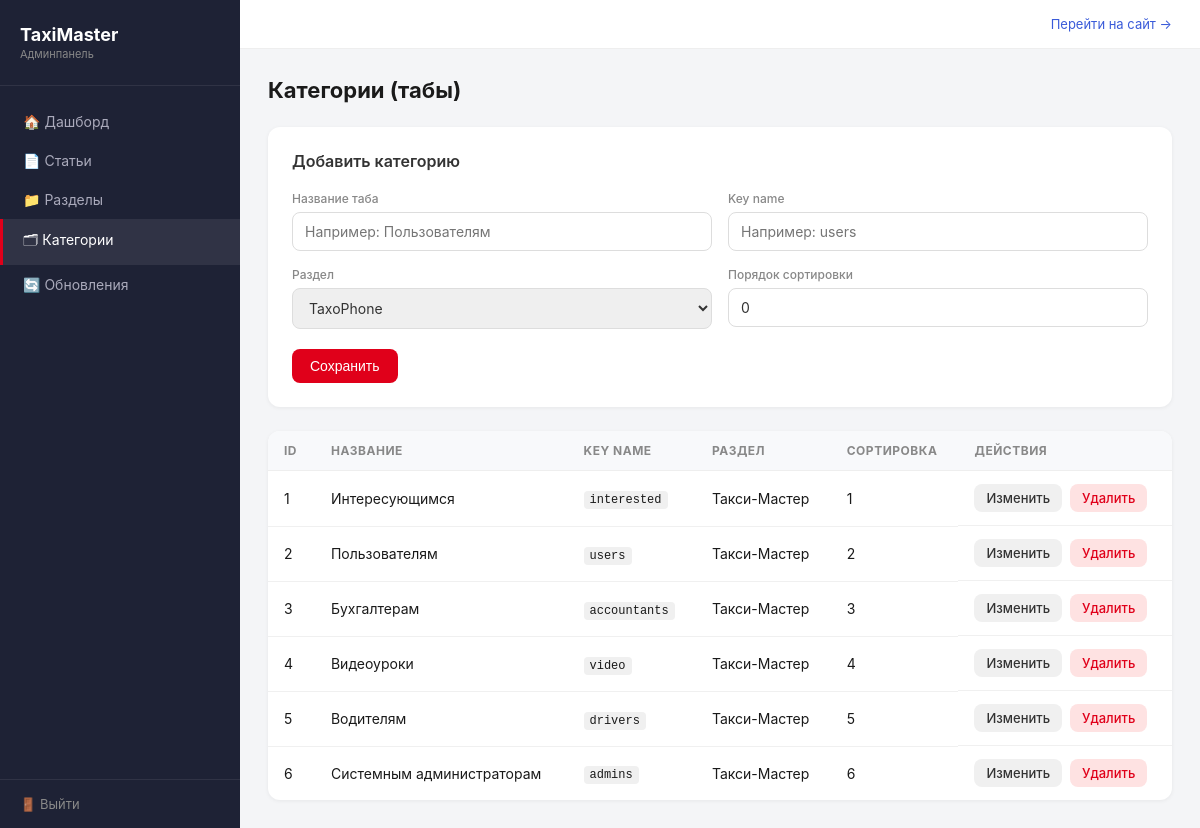
The app's page /admin/categories.php (signed in) with its own data.
### tables this page shows
CREATE TABLE `categories` (
  `id` int(11) NOT NULL,
  `section_id` int(11) NOT NULL,
  `key_name` varchar(100) NOT NULL,
  `title` varchar(255) NOT NULL,
  `sort_order` int(11) DEFAULT '0'
);

CREATE TABLE `sections` (
  `id` int(11) NOT NULL,
  `title` varchar(255) NOT NULL,
  `slug` varchar(255) NOT NULL
);

### admin/categories.php (the view, shortened to what this page needs)
<?php
include("../php/connect_db.php");
$edit = null;
$categories = $conn->query("
    SELECT c.*, s.title AS section_title
    FROM categories c
    LEFT JOIN sections s ON c.section_id = s.id
    ORDER BY c.section_id, c.sort_order
")->fetch_all(MYSQLI_ASSOC);
$sections = $conn->query("SELECT * FROM sections ORDER BY title")->fetch_all(MYSQLI_ASSOC);
?>
<!DOCTYPE html>
<html lang="ru">
<head>
    <link rel="stylesheet" href="css/admin.css">
</head>
<body>
<?php include("parts/sidebar.php"); ?>
<div class="admin-content">
    <?php include("parts/topbar.php"); ?>
    <main class="admin-main">
        <h1 class="page-title">Категории (табы)</h1>
        <div class="admin-form-card">
            <h2><?= $edit ? 'Редактировать категорию' : 'Добавить категорию' ?></h2>
            <form method="POST">
                <div class="form-row">
                    <div class="form-group">
                        <label>Название таба</label>
                        <input type="text" name="title"
                               value="<?= htmlspecialchars($edit['title'] ?? '') ?>"
                               placeholder="Например: Пользователям" required>
                    </div>
                    <div class="form-group">
                        <label>Key name</label>
                        <input type="text" name="key_name"
                               value="<?= htmlspecialchars($edit['key_name'] ?? '') ?>"
                               placeholder="Например: users" required>
                    </div>
                </div>
                <div class="form-row">
                    <div class="form-group">
                        <label>Раздел</label>
                        <select name="section_id">
                            <?php foreach ($sections as $s): ?>
                                <option value="<?= $s['id'] ?>"
                                    <?= ($edit['section_id'] ?? '') == $s['id'] ? 'selected' : '' ?>>
                                    <?= htmlspecialchars($s['title']) ?>
                                </option>
                            <?php endforeach; ?>
                        </select>
                    </div>
                    <div class="form-group">
                        <label>Порядок сортировки</label>
                        <input type="number" name="sort_order"
                               value="<?= $edit['sort_order'] ?? '0' ?>"
                               placeholder="0">
                    </div>
                </div>
                <div class="form-actions">
                    <button type="submit" class="btn btn-primary">Сохранить</button>
                </div>
            </form>
        </div>
        <div class="admin-table-wrap">
            <table class="admin-table">
                <thead>
                    <tr>
                        <th>ID</th>
                        <th>Название</th>
                        <th>Key name</th>
                        <th>Раздел</th>
                        <th>Сортировка</th>
                        <th>Действия</th>
                    </tr>
                </thead>
                <tbody>
                    <?php foreach ($categories as $c): ?>
                        <tr>
                            <td><?= $c['id'] ?></td>
                            <td><?= htmlspecialchars($c['title']) ?></td>
                            <td><code><?= htmlspecialchars($c['key_name']) ?></code></td>
                            <td><?= htmlspecialchars($c['section_title'] ?? '—') ?></td>
                            <td><?= $c['sort_order'] ?></td>
                            <td class="table-actions">
                                <a href="categories.php?edit=<?= $c['id'] ?>" class="btn btn-sm btn-secondary">Изменить</a>
                                <a href="categories.php?delete=<?= $c['id'] ?>" class="btn btn-sm btn-danger"
                                   onclick="return confirm('Удалить категорию?')">Удалить</a>
                            </td>
                        </tr>
                    <?php endforeach; ?>
                </tbody>
            </table>
        </div>
    </main>
</div>
</body>
</html>

### admin/css/admin.css (style rules this page uses)
* { box-sizing: border-box; margin: 0; padding: 0; }
body { font-family: -apple-system, BlinkMacSystemFont, 'Segoe UI', sans-serif; background: #f4f5f7; color: #1a1a1a; display: flex; min-height: 100vh; }
.admin-content { margin-left: 240px; flex: 1; display: flex; flex-direction: column; min-height: 100vh; }
.admin-main { padding: 28px; flex: 1; }
.page-title { font-size: 22px; font-weight: 700; margin-bottom: 24px; }
.admin-table-wrap { background: #fff; border-radius: 12px; overflow: hidden; box-shadow: 0 1px 4px rgba(0,0,0,0.06); }
.admin-table { width: 100%; border-collapse: collapse; font-size: 14px; }
.admin-table th { background: #f8f9fb; padding: 12px 16px; text-align: left; font-size: 12px; color: #888; text-transform: uppercase; letter-spacing: 0.5px; border-bottom: 1px solid #eee; }
.admin-table td { padding: 13px 16px; border-bottom: 1px solid #f0f0f0; vertical-align: middle; }
.admin-table tr:last-child td { border-bottom: none; }
.table-actions { display: flex; gap: 8px; }
code { background: #f0f0f0; padding: 2px 6px; border-radius: 4px; font-size: 12px; }
.admin-form-card { background: #fff; border-radius: 12px; padding: 24px; margin-bottom: 24px; box-shadow: 0 1px 4px rgba(0,0,0,0.06); }
.admin-form-card h2 { font-size: 16px; font-weight: 600; margin-bottom: 20px; color: #333; }
.form-group { margin-bottom: 16px; }
.form-group label { display: block; font-size: 12px; color: #888; margin-bottom: 6px; font-weight: 500; }
.form-group input, .form-group select, .form-group textarea { width: 100%; padding: 10px 12px; border: 1px solid #ddd; border-radius: 8px; font-size: 14px; font-family: inherit; color: #333; outline: none; transition: border 0.2s; }
.form-row { display: grid; grid-template-columns: repeat(auto-fit, minmax(200px, 1fr)); gap: 16px; }
.form-actions { display: flex; gap: 10px; margin-top: 4px; }
.btn { display: inline-block; padding: 9px 18px; border-radius: 8px; font-size: 14px; font-weight: 500; cursor: pointer; border: none; text-decoration: none; transition: background 0.2s, opacity 0.2s; }
.btn-primary { background: #e0001a; color: #fff; }
.btn-secondary { background: #f0f0f0; color: #333; }
.btn-danger { background: #fee2e2; color: #e0001a; }
.btn-sm { padding: 6px 12px; font-size: 13px; }

### records on screen
categories: id "1", title "Интересующимся", key_name "interested", section.title "Такси-Мастер", sort_order "1"
categories: id "2", title "Пользователям", key_name "users", section.title "Такси-Мастер", sort_order "2"
categories: id "3", title "Бухгалтерам", key_name "accountants", section.title "Такси-Мастер", sort_order "3"
categories: id "4", title "Видеоуроки", key_name "video", section.title "Такси-Мастер", sort_order "4"
categories: id "5", title "Водителям", key_name "drivers", section.title "Такси-Мастер", sort_order "5"
categories: id "6", title "Cистемным администраторам", key_name "admins", section.title "Такси-Мастер", sort_order "6"

### other values on screen
form field section_id "TaxoPhone"
